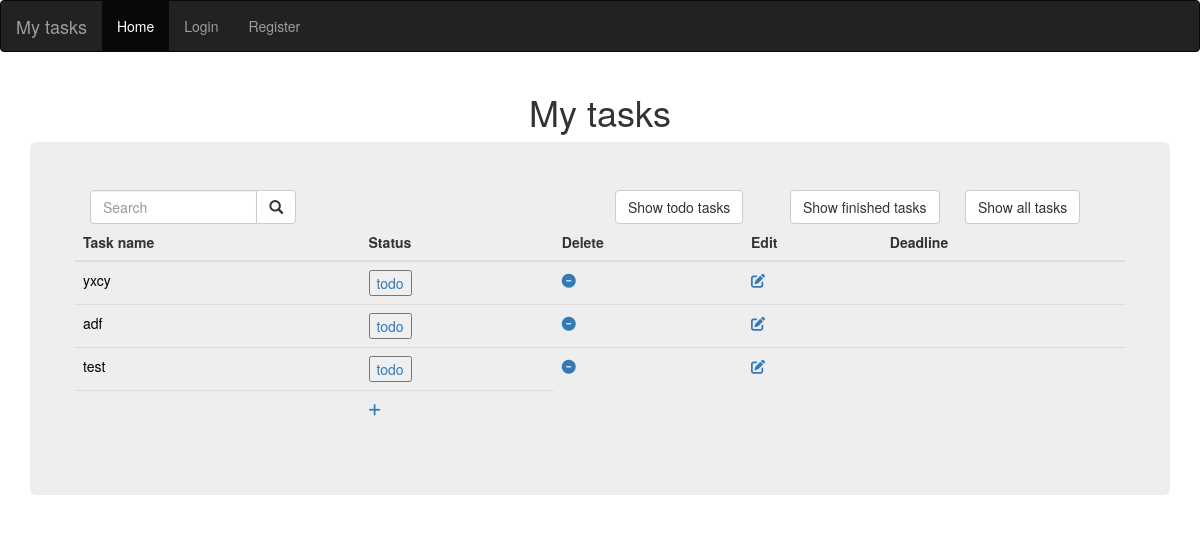
Page /show_todo on the earlier database version.
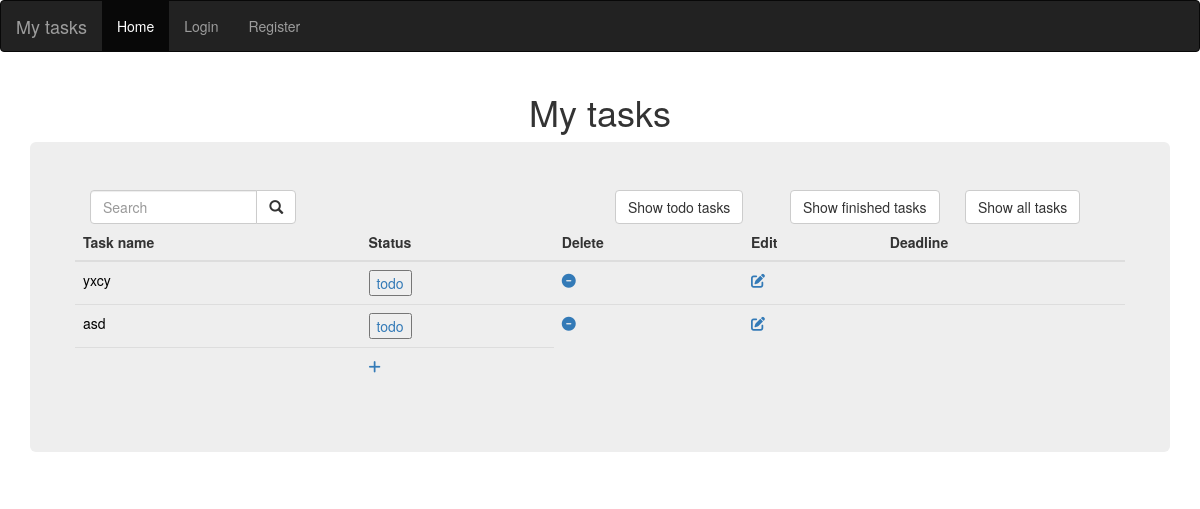
Same page on the later database version.
### main.py (models this page shows, shortened)
class Task(db.Model):
    __tablename__ = "tasks"
    id = db.Column(db.Integer, primary_key=True)
    user_id = db.Column(db.Integer, db.ForeignKey("users.id"))
    title = db.Column(db.String(500), unique=True, nullable=False)
    description = db.Column(db.String(500), nullable=False)
    status = db.Column(db.String(20), nullable=False)
    deadline = db.Column(db.String(30), nullable=False)
    file_path = db.Column(db.String(250), nullable=False)

### main.py (the view)
@app.route('/show_todo', methods=["GET", "POST"])
def show_todo():
    all_tasks = db.session.query(Task).all()
    todo_tasks = [task for task in all_tasks if task.status == "todo"]
    return render_template("index.html", tasks=todo_tasks,
                           current_user=current_user)

### templates/index.html (shortened to what this page needs)
{% extends "base.html" %}
{% block content %}
<div class="row">
    <div class="col-sm-6">
        <form action="" method="POST">
            <div class="input-group col-xs-5">
                <input type="text" class="form-control" placeholder="Search" name="search">
                <div class="input-group-btn">
                    <button class="btn btn-default" type="submit">
                        <i class="glyphicon glyphicon-search"></i>
                    </button>
                </div>
            </div>
        </form>
    </div>
    <div class="col-sm-2">
        <form action="/show_todo" method="POST">
            <button class="btn btn-default" type="submit">
                Show todo tasks
            </button>
        </form>
    </div>
    <div class="col-sm-2">
        <form action="/show_finished" method="POST">
            <button class="btn btn-default" type="submit">
                Show finished tasks
            </button>
        </form>
    </div>
    <div class="col-sm-2">
        <a href="{{ url_for('home')}}">
            <button class="btn btn-default" type="submit">
                Show all tasks
            </button>
        </a>
    </div>
    <table class="table">
        <thead>
        <tr>
            <th scope="col">Task name</th>
            <th scope="col">Status</th>
            <th scope="col">Delete</th>
            <th scope="col">Edit</th>
            <th scope="col">Deadline</th>
        </tr>
        </thead>
        <tbody>
        {% for task in tasks %}
        <tr>
            <td>
                {% if task.status=="✓": %}
                <a href="{{ url_for('detail', id=task.id) }}" style="color: green">
                    {{task.title}}</a>
                {% else:%}
                <a href="{{ url_for('detail', id=task.id) }}" style="color: black">
                    {{task.title}}</a>
                {% endif %}
            </td>
            <td>
                <a href="{{ url_for('status', id=task.id) }}">
                    <button class="">{{task.status}}</button>
                </a>
            </td>
            <td>
                <a href="{{ url_for('delete', id=task.id) }}"><i class="fa-solid fa-circle-minus "></i></a>
            </td>
            <td>
                <a href="{{ url_for('edit', id=task.id) }}"><i class="fa-solid fa-pen-to-square "></i></a>
            </td>
            <td>
            </td>
        </tr>
        {% endfor %}
        <tr>
            <th>
            </th>
            <td>
                <a href="add"><i class="fa-solid fa-plus "></i></a>
            </td>
        </tr>
        </tbody>
    </table>
</div>
{% endblock %}

### templates/base.html (shortened to what this page needs)
<!DOCTYPE html>
<html lang="en">
<head>
    <link rel="stylesheet" href="static/styles.css">
    <link rel="stylesheet"
          href="https://maxcdn.bootstrapcdn.com/bootstrap/3.4.1/css/bootstrap.min.css">
</head>
<body class="my-bg">
<nav class="navbar navbar-inverse">
    <div class="container-fluid">
        <div class="navbar-header">
            <a class="navbar-brand" href="#">My tasks</a>
        </div>
        <ul class="nav navbar-nav">
            <li class="active"><a href="{{ url_for('home')}}">Home</a></li>
            {% if not current_user.is_authenticated: %}
            <li><a href="{{ url_for('login')}}">Login</a></li>
            <li><a href="{{ url_for('register')}}">Register</a></li>
            {% endif %}
        </ul>
    </div>
</nav>
<div class="container ">
    <h1 class="display-3" , style="text-align: center">My tasks</h1>
    <div class="jumbotron my-auto ">
        {% block content %}
        {% endblock %}
    </div>
</div>
</body>
</html>

Differences in the rows shown:
removed Task: title "test", status "todo"
changed Task: title "adf" → "asd"
